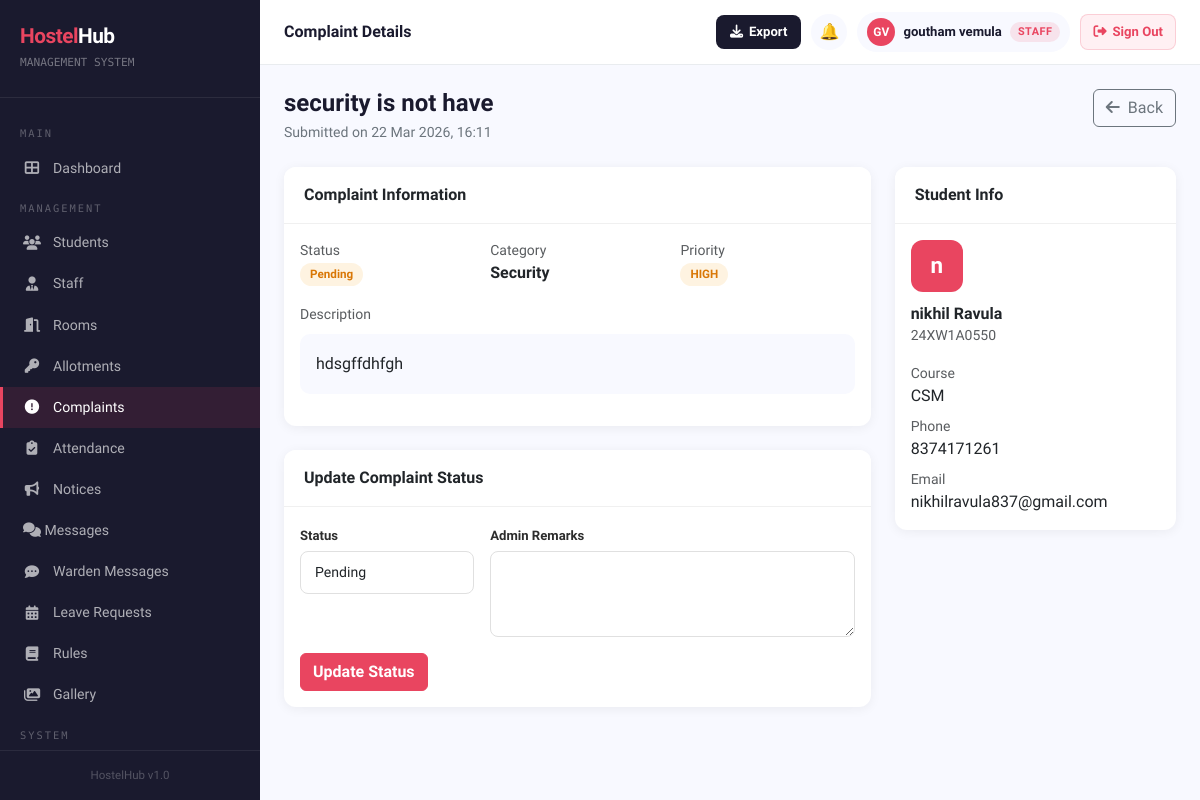
Page /complaints/3/ (signed in) on the committed database.
### hostelapp/models.py (models this page shows, shortened)
class Complaint(models.Model):
    CATEGORY_CHOICES = [
        ('electrical', 'Electrical'),
        ('plumbing', 'Plumbing'),
        ('furniture', 'Furniture'),
        ('cleanliness', 'Cleanliness'),
        ('internet', 'Internet/WiFi'),
        ('security', 'Security'),
        ('other', 'Other'),
    ]
    STATUS_CHOICES = [
        ('pending', 'Pending'),
        ('in_progress', 'In Progress'),
        ('resolved', 'Resolved'),
        ('rejected', 'Rejected'),
    ]
    PRIORITY_CHOICES = [
        ('low', 'Low'),
        ('medium', 'Medium'),
        ('high', 'High'),
        ('urgent', 'Urgent'),
    ]
    student       = models.ForeignKey(StudentProfile, on_delete=models.CASCADE, related_name='complaints')
    room          = models.ForeignKey(Room, on_delete=models.SET_NULL, null=True, blank=True)
    category      = models.CharField(max_length=20, choices=CATEGORY_CHOICES)
    priority      = models.CharField(max_length=10, choices=PRIORITY_CHOICES, default='medium')
    title         = models.CharField(max_length=200)
    description   = models.TextField()
    status        = models.CharField(max_length=20, choices=STATUS_CHOICES, default='pending')
    admin_remarks = models.TextField(blank=True)
    created_at    = models.DateTimeField(auto_now_add=True)
    updated_at    = models.DateTimeField(auto_now=True)
    resolved_at   = models.DateTimeField(null=True, blank=True)
    class Meta:
        ordering = ['-created_at']

class StudentProfile(models.Model):
    GENDER_CHOICES = [('M', 'Male'), ('F', 'Female'), ('O', 'Other')]
    user        = models.OneToOneField(User, on_delete=models.CASCADE, related_name='student_profile')
    roll_number = models.CharField(max_length=20, unique=True)
    block       = models.ForeignKey(
        HostelBlock,
        on_delete=models.SET_NULL,
        null=True, blank=True,
        related_name='students'
    )
    hostel_type = models.CharField(
        max_length=10,
        choices=[('boys', 'Boys Hostel'), ('girls', 'Girls Hostel')],
        default='boys'
    )
    phone          = models.CharField(max_length=10)
    gender         = models.CharField(max_length=1, choices=GENDER_CHOICES)
    address        = models.TextField()
    guardian_name  = models.CharField(max_length=100)
    guardian_phone = models.CharField(max_length=10)
    course         = models.CharField(max_length=100)
    year_of_study  = models.PositiveIntegerField(default=1)
    profile_photo  = models.ImageField(upload_to='students/', blank=True, null=True)
    created_at     = models.DateTimeField(auto_now_add=True)

### hostelapp/views.py (the view, shortened to what this page needs)
# urls.py: path('complaints/<int:pk>/', views.complaint_detail, name='complaint_detail'),
@login_required
def complaint_detail(request, pk):
    complaint = get_object_or_404(Complaint, pk=pk)
    update_form = None
    if is_admin(request.user) or can_manage_rooms(request.user) or can_manage_complaints(request.user):
        if request.method == 'POST':
            update_form = ComplaintUpdateForm(request.POST, instance=complaint)
            if update_form.is_valid():
                c = update_form.save(commit=False)
                if c.status == 'resolved':
                    c.resolved_at = timezone.now()
                c.save()
                messages.success(request, 'Complaint updated.')
                status_emoji = {'pending':'⏳','in_progress':'🔧','resolved':'✅','rejected':'❌'}.get(c.status, '📋')
                create_notification(
                    complaint.student.user, 'complaint',
                    f'{status_emoji} Complaint {c.get_status_display()}: {complaint.title}',
                    f'Your complaint "{complaint.title}" status changed to {c.get_status_display()}.' +
                    (f' Admin remarks: {c.admin_remarks}' if c.admin_remarks else ''),
                    f'/complaints/{pk}/'
                )
                return redirect('complaint_detail', pk=pk)
        else:
            update_form = ComplaintUpdateForm(instance=complaint)
    return render(request, 'hostelapp/complaint_detail.html', {
        'complaint': complaint,
        'update_form': update_form,
        'is_admin': is_admin(request.user)
    })

### hostelapp/forms.py
class ComplaintUpdateForm(forms.ModelForm):
    class Meta:
        model = Complaint
        fields = ['status', 'admin_remarks']
        widgets = {
            'admin_remarks': forms.Textarea(attrs={'rows': 3}),
        }
    def __init__(self, *args, **kwargs):
        super().__init__(*args, **kwargs)
        for field in self.fields.values():
            field.widget.attrs['class'] = 'form-control'

### hostelapp/context_processors.py (called while the page is built, shortened)
def unread_notices(request):
    if not request.user.is_authenticated:
        return {'unread_notice_count': 0}
    if request.user.is_staff or request.user.is_superuser:
        return {'unread_notice_count': 0}

### hostelapp/views.py (called while the page is built, shortened)
def is_admin(user):
    if user.is_superuser or user.is_staff:
        return True

### hostelapp/templates/hostelapp/complaint_detail.html (shortened to what this page needs)
{% extends 'hostelapp/base.html' %}
{% block page_title %}Complaint Details
{% endblock %}
{% block content %}
<div class="page-header d-flex justify-content-between align-items-start">
    <div><h2>{{ complaint.title }}</h2><p>Submitted on {{ complaint.created_at|date:"d M Y, H:i" }}</p></div>
    <a href="{% url 'complaint_list' %}" class="btn btn-outline-secondary"><i class="fas fa-arrow-left me-2"></i>Back</a>
</div>
<div class="row g-4">
    <div class="col-lg-8">
        <div class="card mb-4">
            <div class="card-header">Complaint Information</div>
            <div class="card-body">
                <div class="row g-3 mb-3">
                    <div class="col-sm-4"><small class="text-muted d-block">Status</small><span class="status-badge {{ complaint.status }}">{{ complaint.get_status_display }}</span></div>
                    <div class="col-sm-4"><small class="text-muted d-block">Category</small><strong>{{ complaint.get_category_display }}</strong></div>
                    <div class="col-sm-4"><small class="text-muted d-block">Priority</small>
                        <span class="status-badge {% if complaint.priority == 'urgent' %}full{% elif complaint.priority == 'high' %}maintenance{% elif complaint.priority == 'medium' %}in_progress{% else %}resolved{% endif %}">
                            {{ complaint.priority|upper }}
                        </span>
                    </div>
                </div>
                <div>
                    <small class="text-muted">Description</small>
                    <p style="background:#f8f9ff;border-radius:10px;padding:16px;margin-top:8px;line-height:1.7;">{{ complaint.description }}</p>
                </div>
            </div>
        </div>
        {% if is_admin and update_form %}
        <div class="card">
            <div class="card-header">Update Complaint Status</div>
            <div class="card-body">
                <form method="post">
                    <div class="row g-3">
                        <div class="col-md-4">
                            <label class="form-label">Status</label>
                            {{ update_form.status }}
                        </div>
                        <div class="col-md-8">
                            <label class="form-label">Admin Remarks</label>
                            {{ update_form.admin_remarks }}
                        </div>
                    </div>
                    <div class="mt-3">
                        <button type="submit" class="btn btn-primary">Update Status</button>
                    </div>
                </form>
            </div>
        </div>
        {% endif %}
    </div>
    <div class="col-lg-4">
        <div class="card">
            <div class="card-header">Student Info</div>
            <div class="card-body">
                <div class="mb-3">
                    <div style="width:52px;height:52px;background:#e94560;border-radius:12px;display:flex;align-items:center;justify-content:center;color:#fff;font-size:1.4rem;font-weight:700;margin-bottom:12px;">
                        {{ complaint.student.user.first_name|first }}
                    </div>
                    <h6 style="margin:0;font-weight:700;">{{ complaint.student.user.get_full_name }}</h6>
                    <small class="text-muted">{{ complaint.student.roll_number }}</small>
                </div>
                <div class="row g-2">
                    <div class="col-12"><small class="text-muted d-block">Course</small>{{ complaint.student.course }}</div>
                    <div class="col-12"><small class="text-muted d-block">Phone</small>{{ complaint.student.phone }}</div>
                    <div class="col-12"><small class="text-muted d-block">Email</small>{{ complaint.student.user.email }}</div>
                </div>
            </div>
        </div>
    </div>
</div>
{% endblock %}

### hostelapp/templates/hostelapp/base.html (shortened to what this page needs)
<!DOCTYPE html>
<html lang="en">
<head>
    <link href="https://cdn.jsdelivr.net/npm/bootstrap@5.3.0/dist/css/bootstrap.min.css" rel="stylesheet">
    <link href="https://cdnjs.cloudflare.com/ajax/libs/font-awesome/6.4.0/css/all.min.css" rel="stylesheet">
</head>
<body>
{% if user.is_authenticated %}
<div class="sidebar" id="sidebar">
    <div class="sidebar-brand">
        <h4><span>Hostel</span>Hub</h4>
        <small>MANAGEMENT SYSTEM</small>
    </div>
    <nav class="sidebar-nav">
        <div class="nav-section-label">Main</div>
        <a href="{% url 'dashboard' %}" class="{% if request.resolver_match.url_name == 'dashboard' %}active{% endif %}">
            <i class="fas fa-th-large"></i> Dashboard
        </a>
        {% if user.is_staff or user.is_superuser or perms.hostelapp.change_room or perms.hostelapp.add_roomallotment or perms.hostelapp.change_complaint or perms.hostelapp.view_studentprofile %}
        {% if user.is_superuser %}
        <div class="nav-section-label">Management</div>
        <a href="{% url 'student_list' %}" class="{% if 'student' in request.resolver_match.url_name %}active{% endif %}">
            <i class="fas fa-users"></i> Students
        </a>
        <a href="{% url 'staff_list' %}" class="{% if 'staff' in request.resolver_match.url_name %}active{% endif %}">
            <i class="fas fa-user-tie"></i> Staff
        </a>
        <a href="{% url 'room_list' %}" class="{% if 'room' in request.resolver_match.url_name %}active{% endif %}">
            <i class="fas fa-door-open"></i> Rooms
        </a>
        <a href="{% url 'allotment_list' %}" class="{% if 'allotment' in request.resolver_match.url_name %}active{% endif %}">
            <i class="fas fa-key"></i> Allotments
        </a>
        <a href="{% url 'complaint_list' %}" class="{% if 'complaint' in request.resolver_match.url_name %}active{% endif %}">
            <i class="fas fa-exclamation-circle"></i> Complaints
        </a>
        <a href="{% url 'attendance_list' %}" {% if request.resolver_match.url_name == 'attendance_list' or request.resolver_match.url_name == 'attendance_report' %}class="active"{% endif %}>
            <i class="fas fa-clipboard-check"></i> Attendance
        </a>
        <a href="{% url 'notice_list' %}" class="{% if 'notice' in request.resolver_match.url_name %}active{% endif %}">
            <i class="fas fa-bullhorn"></i> Notices
        </a>
        <a href="{% url 'inbox' %}" class="{% if request.resolver_match.url_name == 'inbox' or request.resolver_match.url_name == 'chat' %}active{% endif %}" style="justify-content:space-between;">
            <span><i class="fas fa-comments"></i> Messages</span>
        </a>
        <a href="{% url 'warden_inbox' %}" class="{% if request.resolver_match.url_name == 'warden_inbox' or request.resolver_match.url_name == 'warden_chat' %}active{% endif %}">
            <i class="fas fa-comment-dots"></i> Warden Messages
        </a>
        <a href="{% url 'leave_list' %}" class="{% if 'leave' in request.resolver_match.url_name %}active{% endif %}">
            <i class="fas fa-calendar-alt"></i> Leave Requests
        </a>
        <a href="{% url 'rules_list' %}" class="{% if 'rule' in request.resolver_match.url_name %}active{% endif %}">
            <i class="fas fa-book"></i> Rules
        </a>
        <a href="{% url 'gallery' %}" class="{% if 'gallery' in request.resolver_match.url_name %}active{% endif %}">
            <i class="fas fa-images"></i> Gallery
        </a>
        <div class="nav-section-label">System</div>
        {% endif %}
        {% endif %}
    </nav>
    <div class="sidebar-footer">
        <div style="font-size:0.72rem;color:rgba(255,255,255,0.25);text-align:center;">HostelHub v1.0</div>
    </div>
</div>
<div class="main-content">
    <div class="topbar">
        <div class="topbar-left">
            <h5>{% block page_title %}Dashboard{% endblock %}</h5>
        </div>
        <div class="topbar-right">
            {% if user.is_authenticated and user.is_staff or user.is_authenticated and user.is_superuser %}
            <button class="export-topbar-btn" onclick="document.getElementById('exportModal').style.display='flex'" title="Export Data">
                <i class="fas fa-download"></i>
                <span class="btn-label">Export</span>
            </button>
            {% endif %}
            <div style="position:relative;">
                <a href="{% url 'notifications_list' %}" class="topbar-icon-btn" title="Notifications">🔔</a>
            </div>
            {% if user.is_authenticated and not user.is_staff and not user.is_superuser %}
            <a href="{% url 'profile' %}" style="text-decoration:none;">
            {% else %}
            <a href="{% url 'admin_profile' %}" style="text-decoration:none;">
            {% endif %}
                <div class="user-badge">
                    {% if user.is_authenticated and not user.is_staff and not user.is_superuser %}
                        {% with profile=user.student_profile %}
                        {% if profile.profile_photo %}
                        <img src="{{ profile.profile_photo.url }}" style="width:28px;height:28px;border-radius:50%;object-fit:cover;border:2px solid #e94560;">
                        {% else %}
                        <div class="avatar">{{ user.first_name|first|upper }}{{ user.last_name|first|upper }}</div>
                        {% endif %}
                        {% endwith %}
                    {% else %}
                    <div class="avatar">{{ user.first_name|first|upper }}{{ user.last_name|first|upper }}</div>
                    {% endif %}
                    <span class="user-name">{{ user.get_full_name|default:user.username }}</span>
                    {% if user.is_staff or user.is_superuser %}
                    <span class="badge-admin hide-mobile">Staff</span>
                    {% endif %}
                </div>
            </a>
            <form method="post" action="{% url 'logout' %}" style="margin:0;">
                <button type="submit"
                   style="display:flex;align-items:center;gap:6px;background:#fff0f3;color:#e94560;
                          padding:7px 12px;border-radius:8px;font-size:0.82rem;cursor:pointer;
                          font-weight:700;border:1.5px solid rgba(233,69,96,0.2);transition:all 0.2s;
                          flex-shrink:0;font-family:'Sora',sans-serif;"
                   onmouseover="this.style.background='#e94560';this.style.color='#fff'"
                   onmouseout="this.style.background='#fff0f3';this.style.color='#e94560'">
                    <i class="fas fa-sign-out-alt"></i>
                    <span class="signout-text">Sign Out</span>
                </button>
            </form>
        </div>
    </div>
    <div class="content-area">
        {% block content %}{% endblock %}
    </div>
</div>
{% else %}
{% block public_content %}{% endblock %}
{% endif %}
</body>
</html>

### rows in the picture
Complaint: title "security is not have", created_at "22 Mar 2026, 16:11", status "Pending", category "Security", priority "HIGH", description "hdsgffdhfgh", student.user.first_name|first "n", student.user.get_full_name "nikhil Ravula", student.roll_number "24XW1A0550", student.course "CSM", student.phone "8374171261", student.user.email "nikhilravula837@gmail.com"

### other values in the picture
{{ user.first_name|first|upper }} "G"
{{ user.last_name|first|upper }} "V"
{{ user.get_full_name|default:user.username }} "goutham vemula"
